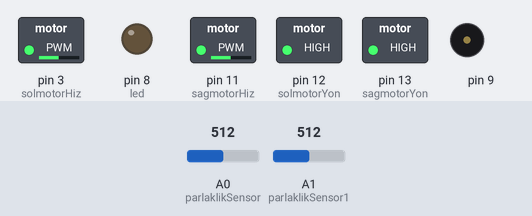
This sketch was run on a simulated Arduino Uno, built with avr-gcc and run on an emulated ATmega328P. On the bench: switched loads named in the sketch (green lamp = pin HIGH), output pins drawn as LEDs (lit = HIGH), buzzer (waves = sounding). Inputs (shaded band) come from the test bench; at power-on: A0 (parlaklikSensor) = 512, A1 (parlaklikSensor1) = 512.

Above: at 1.5 s.
1.6 s: A0 (parlaklikSensor) set to 110
3.1 s: A0 (parlaklikSensor) set to 92
At 4.3 s:
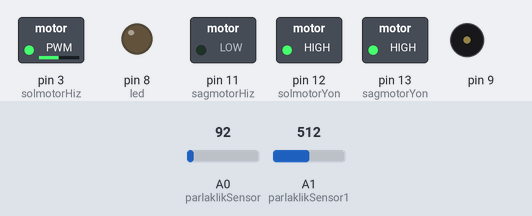
4.6 s: A1 (parlaklikSensor1) set to 106
6.1 s: A1 (parlaklikSensor1) set to 93
At 6.7 s:
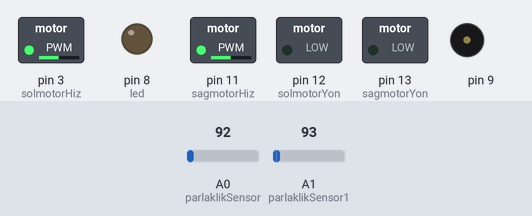
7.6 s: A0 (parlaklikSensor) set to 122
At 8.8 s:
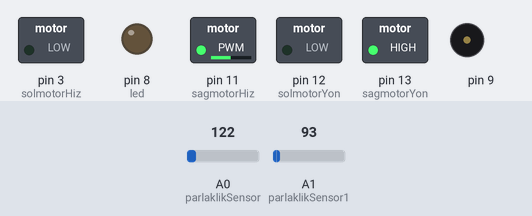
9.1 s: A0 (parlaklikSensor) set to 90
At 10.1 s:
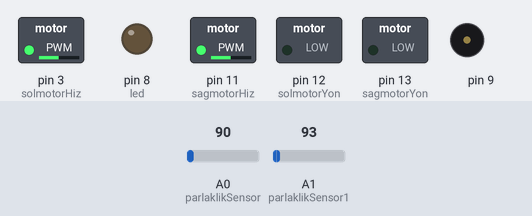
Timing chart, 0 to 11.6 s (numbered marks = the images above; inputs shaded):
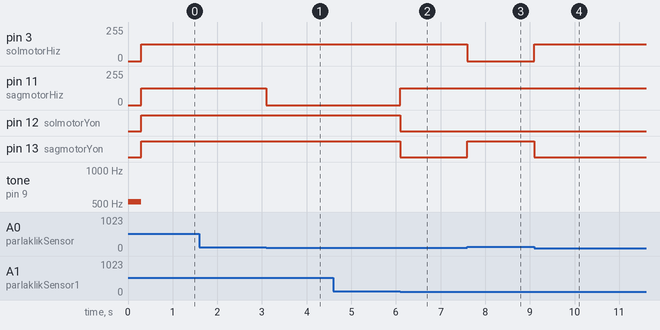

Measured:
- the behaviour switches between 100 and 99 on A0 (parlaklikSensor) (found by bisection; images 0 and 1)
- the behaviour switches between 100 and 99 on A1 (parlaklikSensor1) (found by bisection; images 1 and 2)
- after the input at 1.6 s, every drawn part: stays the same
- after the input at 3.1 s, pin 11 (sagmotorHiz): 125/255 → 0/255 at once
- after the input at 4.6 s, every drawn part: stays the same
- after the input at 6.1 s, pin 11 (sagmotorHiz): 0/255 → 125/255 at once; pin 12 (solmotorYon), pin 13 (sagmotorYon): HIGH → LOW at once
- after the input at 7.6 s, pin 3 (solmotorHiz): 125/255 → 0/255 at once; pin 13 (sagmotorYon): LOW → HIGH at once
- after the input at 9.1 s, pin 3 (solmotorHiz): 0/255 → 125/255 at once; pin 13 (sagmotorYon): HIGH → LOW at once

The sketch:

linetakibi.ino
```cpp
int led = 8 ;
int parlaklikSensor = A0;
int parlaklikSensor1 = A1;
int solmotorHiz = 3;
int solmotorYon = 12;
int sagmotorHiz = 11;
int sagmotorYon = 13;
int Buzzer = 9;

void Set_Motor(float Lval,float Rval) {
    Lval = Lval * 2.5;
    Rval = Rval * 2.5;
    if (Lval >= 0) {
        analogWrite(solmotorHiz, Lval); //bizim elimizdeki A/D cevirici 1024 kadar deger aldigi icin 5V icin 1024, 0V icin ) gondermemiz gerek.
        digitalWrite(solmotorYon, LOW); // motora yon pininden 1 gondererek motoru ileri hareket ettirdik.

    } else { //eksi bir deger gelirse motor geriye dogru hareket edecegini anlar
        Lval = abs(Lval); //fakat analog calisan pinlere eksi deger gonderilmez bunun icin abs diyerek fonksiyona eksi gelen degeri arti yapiyoruz.
        digitalWrite(solmotorYon, HIGH); // motora yon pininden 0 gondererek motoru geriye hareket ettirdik.
        analogWrite(solmotorHiz, Lval); // geri yonde verilen Lval degerine gore hareket ettirdigimiz fonksiyon.
    }
     if (Rval >= 0) {
      analogWrite(sagmotorHiz, Rval);
      digitalWrite(sagmotorYon, HIGH);
      } else {
      Rval=abs(Rval);
      digitalWrite(sagmotorYon, LOW);
      analogWrite(sagmotorHiz, Rval);
      }
}

void setup () {
   pinMode(led , OUTPUT); // set the digital pin as output
   pinMode(parlaklikSensor , INPUT);
   pinMode(parlaklikSensor1 , INPUT);
   pinMode(solmotorHiz, OUTPUT);
   pinMode(solmotorYon, OUTPUT);
   pinMode(sagmotorHiz, OUTPUT);
   pinMode(sagmotorYon, OUTPUT);
   Serial.begin(9600);
    tone(9, 523, 300);
  delay(300);
  noTone(9);
}
void loop () {
  Start:

    if (analogRead(parlaklikSensor)>100 && analogRead(parlaklikSensor1)>100 ){
      Set_Motor (-50,50);
    }
    else if (analogRead(parlaklikSensor)<100 && analogRead(parlaklikSensor1)>100 ){
      Set_Motor (-50,0);
    }
    else if (analogRead(parlaklikSensor)>100 && analogRead(parlaklikSensor1)<100 ){
      Set_Motor (0,50);
    }
    else if (analogRead(parlaklikSensor)<100 && analogRead(parlaklikSensor1)<100 ){
      Set_Motor (50,-50);
    }
   // else if (analogRead(parlaklikSensor)<100 && analogRead(parlaklikSensor1)<100 ){
      //Set_Motor (0,0);
    //}

    goto Start;
  }
```
